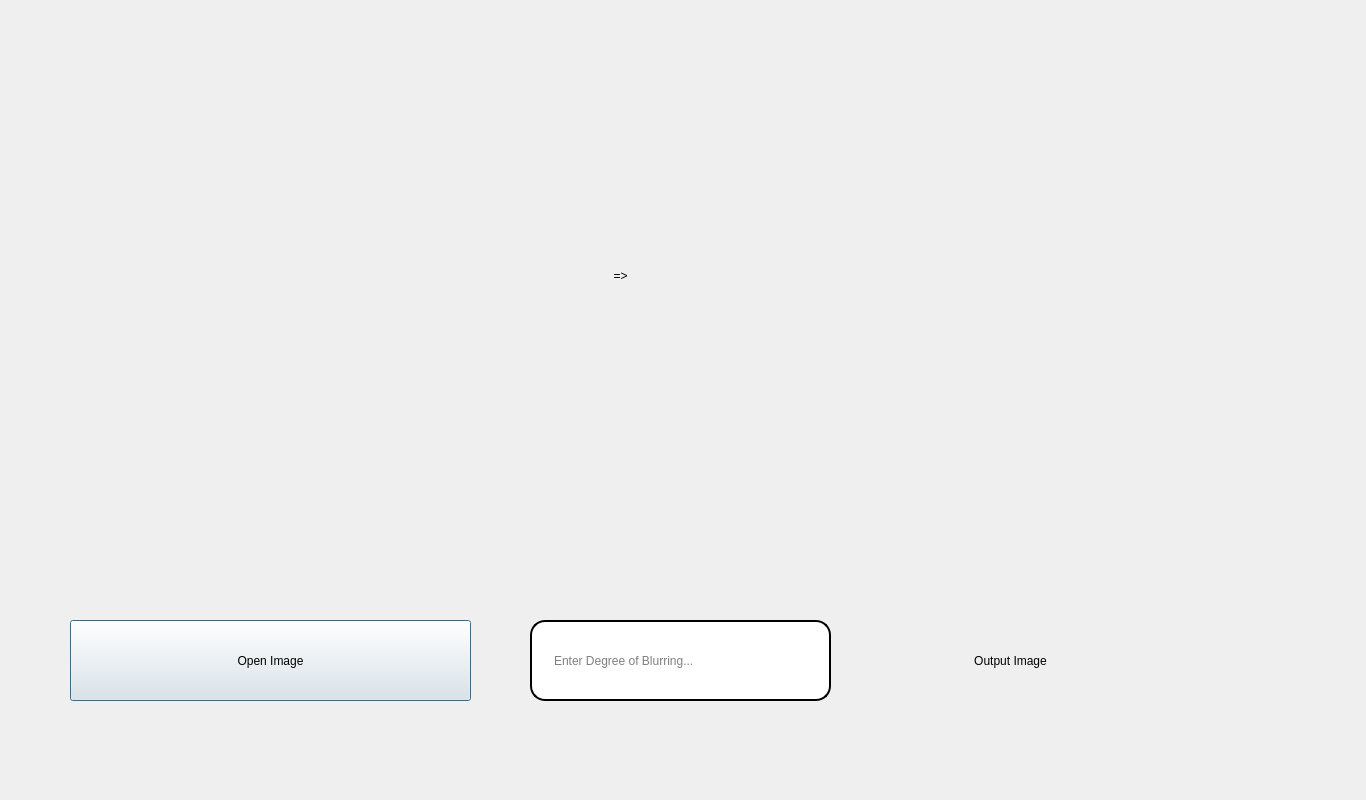
<?xml version="1.0" encoding="UTF-8"?>
<ui version="4.0">
 <class>Dialog_4</class>
 <widget class="QDialog" name="Dialog_4">
  <property name="geometry">
   <rect>
    <x>0</x>
    <y>0</y>
    <width>1366</width>
    <height>800</height>
   </rect>
  </property>
  <property name="windowTitle">
   <string>Dialog</string>
  </property>
  <widget class="QPushButton" name="Open_Image_Button">
   <property name="geometry">
    <rect>
     <x>70</x>
     <y>620</y>
     <width>401</width>
     <height>81</height>
    </rect>
   </property>
   <property name="text">
    <string>Open Image</string>
   </property>
  </widget>
  <widget class="QLabel" name="label_5">
   <property name="geometry">
    <rect>
     <x>410</x>
     <y>730</y>
     <width>581</width>
     <height>41</height>
    </rect>
   </property>
   <property name="styleSheet">
    <string notr="true">color: rgb(255, 0, 0);</string>
   </property>
   <property name="text">
    <string/>
   </property>
  </widget>
  <widget class="QLabel" name="label_2">
   <property name="geometry">
    <rect>
     <x>690</x>
     <y>20</y>
     <width>571</width>
     <height>561</height>
    </rect>
   </property>
   <property name="text">
    <string/>
   </property>
  </widget>
  <widget class="QLineEdit" name="lineEdit">
   <property name="geometry">
    <rect>
     <x>530</x>
     <y>620</y>
     <width>301</width>
     <height>81</height>
    </rect>
   </property>
   <property name="styleSheet">
    <string notr="true">border: 12px  solid rgb(0, 0, 0);
border-width: 2px;
font: 11.5pt &quot;MS Shell Dlg 2&quot;;
border-radius: 15px;
padding-left:20px;
padding-right:20px;</string>
   </property>
   <property name="text">
    <string/>
   </property>
   <property name="placeholderText">
    <string>Enter Degree of Blurring...</string>
   </property>
  </widget>
  <widget class="QLabel" name="label_4">
   <property name="geometry">
    <rect>
     <x>870</x>
     <y>640</y>
     <width>281</width>
     <height>41</height>
    </rect>
   </property>
   <property name="styleSheet">
    <string notr="true">font: 16pt &quot;MS Shell Dlg 2&quot;;</string>
   </property>
   <property name="text">
    <string>Output Image</string>
   </property>
   <property name="alignment">
    <set>Qt::AlignCenter</set>
   </property>
  </widget>
  <widget class="QLabel" name="label_3">
   <property name="geometry">
    <rect>
     <x>590</x>
     <y>260</y>
     <width>61</width>
     <height>31</height>
    </rect>
   </property>
   <property name="styleSheet">
    <string notr="true">font: 22pt &quot;MS Shell Dlg 2&quot;;</string>
   </property>
   <property name="text">
    <string>=&gt;</string>
   </property>
   <property name="alignment">
    <set>Qt::AlignCenter</set>
   </property>
  </widget>
  <widget class="QLabel" name="label">
   <property name="geometry">
    <rect>
     <x>10</x>
     <y>20</y>
     <width>571</width>
     <height>561</height>
    </rect>
   </property>
   <property name="text">
    <string/>
   </property>
  </widget>
 </widget>
 <resources/>
 <connections/>
</ui>
